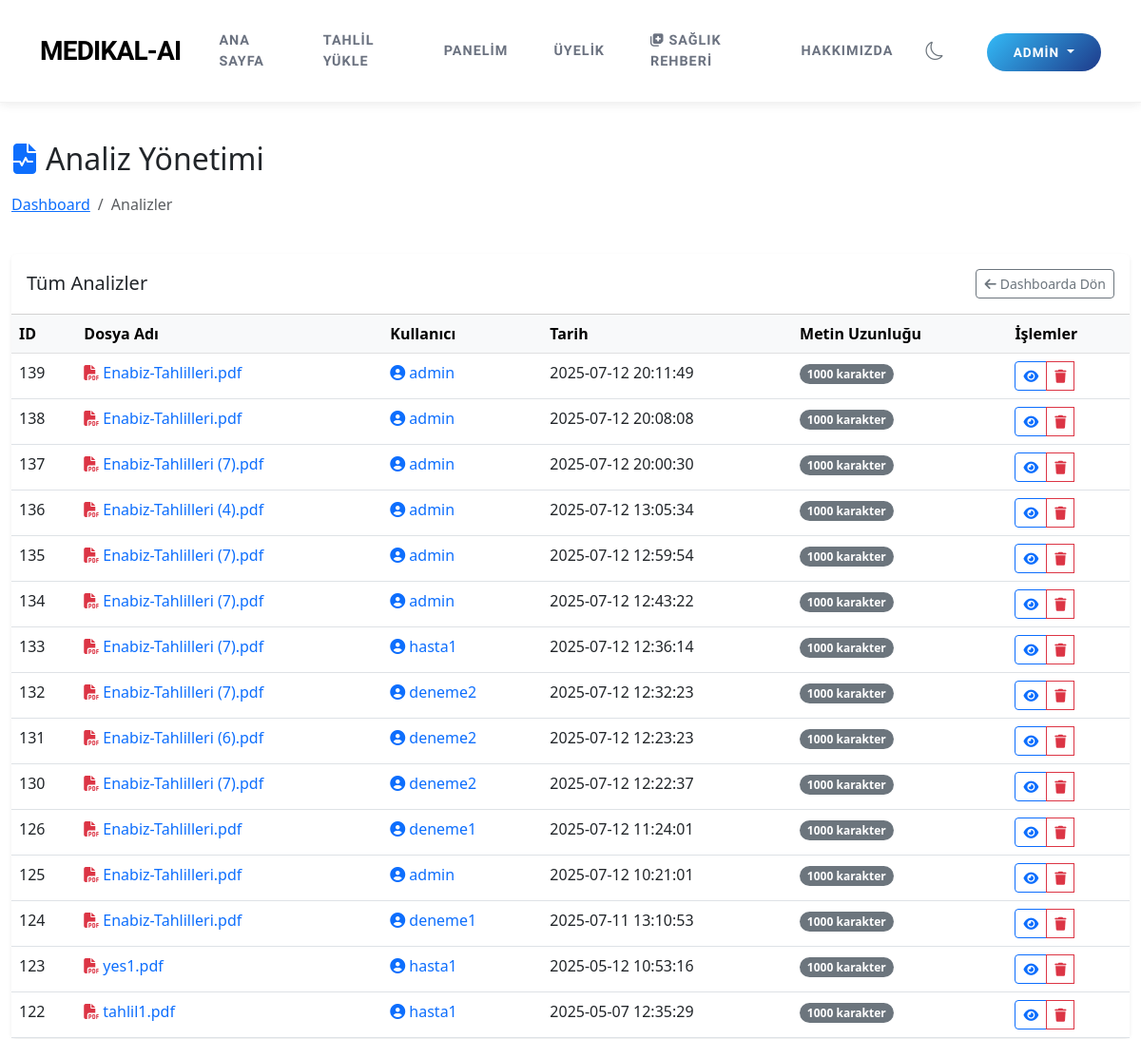
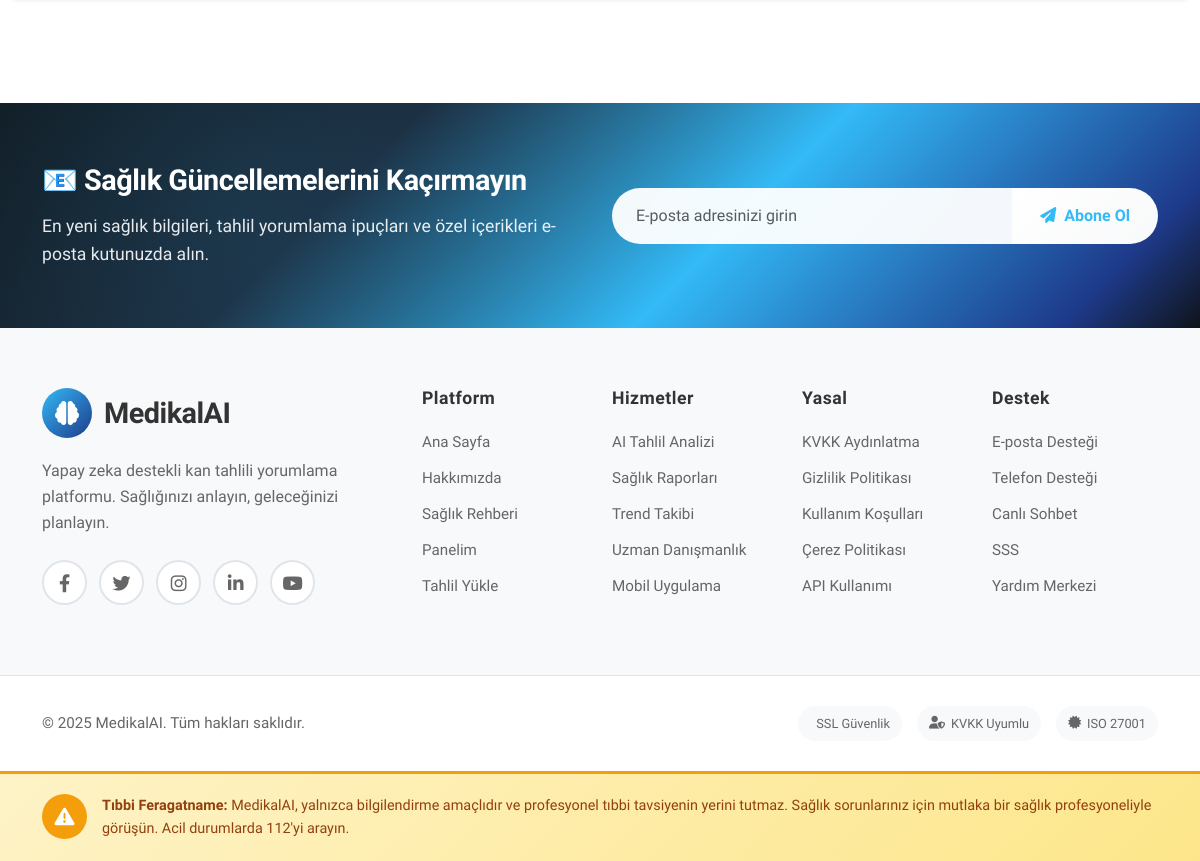
Screenshot of /admin/analyses (signed in) with the database file from the repository (2 pictures, top to bottom).
### tables this page shows
CREATE TABLE analyses (
        id INTEGER PRIMARY KEY AUTOINCREMENT,
        user_id INTEGER,
        file_name TEXT,
        analysis_text TEXT,
        analysis_result TEXT,
        created_at TIMESTAMP DEFAULT CURRENT_TIMESTAMP, analysis_json TEXT, analysis_type TEXT DEFAULT 'kan',
        FOREIGN KEY (user_id) REFERENCES users (id)
    );

CREATE TABLE users (
        id INTEGER PRIMARY KEY AUTOINCREMENT,
        username TEXT UNIQUE NOT NULL,
        password TEXT NOT NULL,
        email TEXT UNIQUE NOT NULL,
        created_at TIMESTAMP DEFAULT CURRENT_TIMESTAMP
    , role TEXT DEFAULT 'user', is_active BOOLEAN DEFAULT 1, login_count INTEGER DEFAULT 0, subscription_plan TEXT DEFAULT 'free', stripe_customer_id TEXT, subscription_status TEXT DEFAULT 'active', subscription_end_date TIMESTAMP);

### app.py (the view)
@app.route('/admin/analyses')
@admin_required
def admin_analyses():
    conn = sqlite3.connect(DB_PATH)
    conn.row_factory = sqlite3.Row
    c = conn.cursor()
    c.execute("""
        SELECT a.*, u.username
        FROM analyses a
        JOIN users u ON a.user_id = u.id
        ORDER BY a.created_at DESC
    """)
    analyses = c.fetchall()
    conn.close()
    return render_template('admin/analyses.html', analyses=analyses)

### templates/admin/analyses.html (shortened to what this page needs)
{% extends "layout.html" %}
{% block content %}
<div class="container-fluid py-4">
    <div class="row mb-4">
        <div class="col-md-12">
            <h2 class="mb-3"><i class="fas fa-file-medical-alt me-2 text-primary"></i>Analiz Yönetimi</h2>
            <nav aria-label="breadcrumb">
                <ol class="breadcrumb">
                    <li class="breadcrumb-item"><a href="{{ url_for('admin_dashboard') }}">Dashboard</a></li>
                    <li class="breadcrumb-item active">Analizler</li>
                </ol>
            </nav>
        </div>
    </div>
    <div class="card border-0 shadow-sm">
        <div class="card-header bg-white py-3 d-flex justify-content-between align-items-center">
            <h5 class="mb-0">Tüm Analizler</h5>
            <a href="{{ url_for('admin_dashboard') }}" class="btn btn-outline-secondary btn-sm">
                <i class="fas fa-arrow-left me-1"></i>Dashboarda Dön
            </a>
        </div>
        <div class="card-body p-0">
            {% if analyses %}
            <div class="table-responsive">
                <table class="table table-hover mb-0">
                    <thead class="table-light">
                        <tr>
                            <th>ID</th>
                            <th>Dosya Adı</th>
                            <th>Kullanıcı</th>
                            <th>Tarih</th>
                            <th>Metin Uzunluğu</th>
                            <th>İşlemler</th>
                        </tr>
                    </thead>
                    <tbody>
                        {% for analysis in analyses %}
                        <tr>
                            <td>{{ analysis.id }}</td>
                            <td>
                                <a href="{{ url_for('admin_analysis_detail', analysis_id=analysis.id) }}" class="text-decoration-none">
                                    <i class="fas fa-file-pdf text-danger me-1"></i>{{ analysis.file_name }}
                                </a>
                            </td>
                            <td>
                                <a href="{{ url_for('admin_user_detail', user_id=analysis.user_id) }}" class="text-decoration-none">
                                    <i class="fas fa-user-circle text-primary me-1"></i>{{ analysis.username }}
                                </a>
                            </td>
                            <td>{{ analysis.created_at }}</td>
                            <td>
                                <span class="badge bg-secondary rounded-pill">{{ analysis.analysis_text|length }} karakter</span>
                            </td>
                            <td>
                                <div class="btn-group btn-group-sm" role="group">
                                    <a href="{{ url_for('admin_analysis_detail', analysis_id=analysis.id) }}" class="btn btn-outline-primary" title="Görüntüle">
                                        <i class="fas fa-eye"></i>
                                    </a>
                                    <button type="button" class="btn btn-outline-danger" title="Sil" data-bs-toggle="modal" data-bs-target="#deleteModal{{ analysis.id }}">
                                        <i class="fas fa-trash"></i>
                                    </button>
                                </div>
                            </td>
                        </tr>
                        {% endfor %}
                    </tbody>
                </table>
            </div>
            {% else %}
            <div class="text-center py-5">
                <i class="fas fa-file-medical-alt text-muted mb-3" style="font-size: 3rem;"></i>
                <h5>Henüz analiz bulunmuyor.</h5>
            </div>
            {% endif %}
        </div>
    </div>
</div>
{% endblock %}

### templates/layout.html (style rules this page uses)
body { min-height: 100vh; display: flex; flex-direction: column; transition: background-color 0.3s ease, color 0.3s ease; }

### rows the page displays
analyses: id "139", file_name "Enabiz-Tahlilleri.pdf", username "admin", created_at "2025-07-12 20:11:49", analysis_text|length "1000"
analyses: id "138", file_name "Enabiz-Tahlilleri.pdf", username "admin", created_at "2025-07-12 20:08:08", analysis_text|length "1000"
analyses: id "137", file_name "Enabiz-Tahlilleri (7).pdf", username "admin", created_at "2025-07-12 20:00:30", analysis_text|length "1000"
analyses: id "136", file_name "Enabiz-Tahlilleri (4).pdf", username "admin", created_at "2025-07-12 13:05:34", analysis_text|length "1000"
analyses: id "135", file_name "Enabiz-Tahlilleri (7).pdf", username "admin", created_at "2025-07-12 12:59:54", analysis_text|length "1000"
analyses: id "134", file_name "Enabiz-Tahlilleri (7).pdf", username "admin", created_at "2025-07-12 12:43:22", analysis_text|length "1000"
analyses: id "133", file_name "Enabiz-Tahlilleri (7).pdf", username "hasta1", created_at "2025-07-12 12:36:14", analysis_text|length "1000"
analyses: id "132", file_name "Enabiz-Tahlilleri (7).pdf", username "deneme2", created_at "2025-07-12 12:32:23", analysis_text|length "1000"
analyses: id "131", file_name "Enabiz-Tahlilleri (6).pdf", username "deneme2", created_at "2025-07-12 12:23:23", analysis_text|length "1000"
analyses: id "130", file_name "Enabiz-Tahlilleri (7).pdf", username "deneme2", created_at "2025-07-12 12:22:37", analysis_text|length "1000"
analyses: id "126", file_name "Enabiz-Tahlilleri.pdf", username "deneme1", created_at "2025-07-12 11:24:01", analysis_text|length "1000"
analyses: id "125", file_name "Enabiz-Tahlilleri.pdf", username "admin", created_at "2025-07-12 10:21:01", analysis_text|length "1000"
analyses: id "124", file_name "Enabiz-Tahlilleri.pdf", username "deneme1", created_at "2025-07-11 13:10:53", analysis_text|length "1000"
analyses: id "123", file_name "yes1.pdf", username "hasta1", created_at "2025-05-12 10:53:16", analysis_text|length "1000"
analyses: id "122", file_name "tahlil1.pdf", username "hasta1", created_at "2025-05-07 12:35:29", analysis_text|length "1000"

### other values shown
{{ session.username }} "ADMIN"
